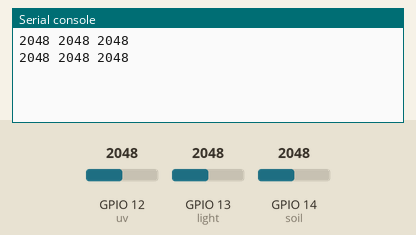
Recording of a program running on a simulated ESP32 board running MicroPython. On the bench: the last lines printed to the serial console. The test bench sets the inputs (shaded band); at power-on: GPIO 12 (uv) = 2048, GPIO 13 (light) = 2048, GPIO 14 (soil) = 2048 (analog values on the 0–4095 scale).

Above: at 1.2 s.
1.3 s: GPIO 12 (uv) set to 2866
At 2.6 s:
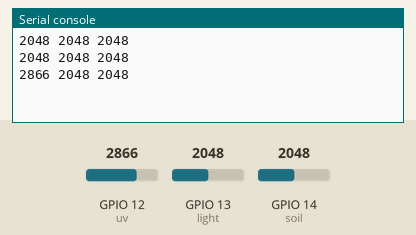
2.8 s: GPIO 13 (light) set to 2866
At 3.8 s:
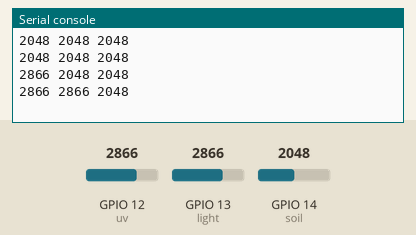
4.3 s: GPIO 14 (soil) set to 2866
At 5.6 s:
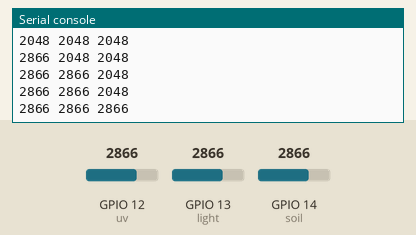
5.8 s: GPIO 12 (uv) set to 3603
At 6.5 s:
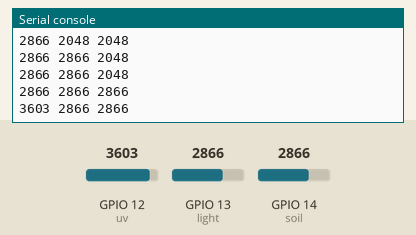
7.3 s: GPIO 13 (light) set to 3603
At 8.6 s:
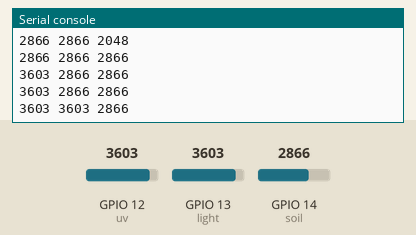
8.8 s: GPIO 14 (soil) set to 3603
At 9.8 s:
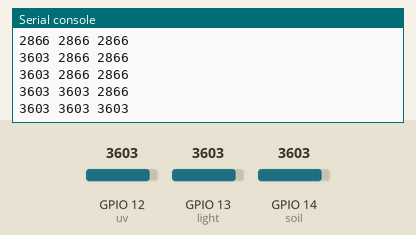
Timing chart, 0 to 11.3 s (numbered marks = the images above; inputs shaded):
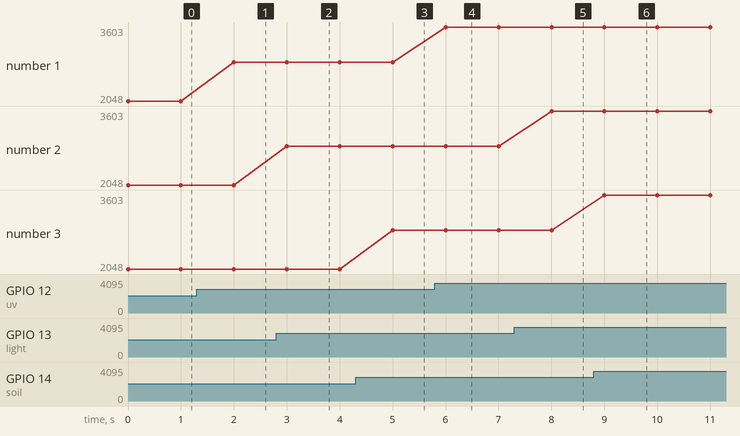

The program:

main.py
```python
from machine import ADC, Pin
from time import sleep

uv_pin = 12
light_pin = 13
soil_pin = 14


# Declare All The Fuction for Initialization
def uv_init():
    global uv
    uv = ADC(Pin(uv_pin))
    uv.atten(ADC.ATTN_11DB)


def light_init():
    global light
    light = ADC(Pin(light_pin))
    light.atten(ADC.ATTN_11DB)


def soil_init():
    global soil
    soil = ADC(Pin(soil_pin))
    soil.atten(ADC.ATTN_11DB)


# Define a function to read the sensor value
def read_all_sensor():
    sensor_value = uv.read(), light.read(), soil.read()
    return sensor_value


# Initialization
uv_init()
light_init()
soil_init()
# Main loop
while True:
    print(uv.read(), light.read(), soil.read())
    sleep(1)
```

Measured:
- after the input at 1.3 s, the serial console: prints a new line after 0.70 s (image 1)
- after the input at 2.8 s, the serial console: prints a new line after 0.20 s (image 2)
- after the input at 4.3 s, the serial console: prints a new line after 0.70 s (image 3)
- after the input at 5.8 s, the serial console: prints a new line after 0.20 s (image 4)
- after the input at 7.3 s, the serial console: prints a new line after 0.70 s (image 5)
- after the input at 8.8 s, the serial console: prints a new line after 0.20 s (image 6)
- plotted number 1: 2048 → 2866 after the input at 1.3 s, 2866 → 3603 after the input at 5.8 s
